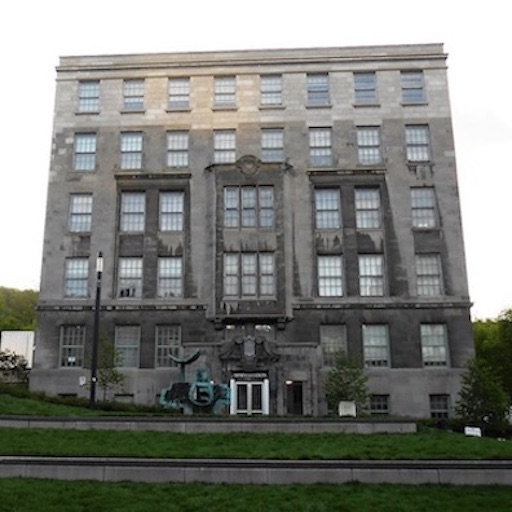
%> input picture COMP 558/A2/james.jpg, 512 x 512 px
$ octave --eval "result = question2(imread('james.jpg'));"   (GNU Octave 9; MATLAB toolbox functions it lacks are replaced by stand-ins)
%> lines starting %> are read from the running program, lines starting %| are printed output that depends on the picture
### COMP 558/A2/sift.m
function [kp] = sift(level1,level2,level3,sigma)
level1 = imresize(level1,2);
level3 = imresize(level3,0.5);
[m,n] = size(level2);
kp={};
index = 1;
thre=0.018;
for i = 2:n-1
    for j = 2:m-1
        if level2(i,j)<level2(i-1,j) && level2(i,j)<level2(i,j-1) && level2(i,j)<level2(i+1,j) && level2(i,j)<level2(i,j+1) && level2(i,j)<level2(i-1,j-1) && level2(i,j)<level2(i+1,j+1) && level2(i,j)<level2(i-1,j+1) && level2(i,j)<level2(i+1,j-1)
            if level2(i,j)<level1(i-1,j) && level2(i,j)<level1(i,j-1) && level2(i,j)<level1(i+1,j) && level2(i,j)<level1(i,j+1) && level2(i,j)<level1(i-1,j-1) && level2(i,j)<level1(i+1,j+1) && level2(i,j)<level1(i-1,j+1) && level2(i,j)<level1(i+1,j-1) && level2(i,j)<level1(i,j)
                if level2(i,j)<level3(i-1,j) && level2(i,j)<level3(i,j-1) && level2(i,j)<level3(i+1,j) && level2(i,j)<level3(i,j+1) && level2(i,j)<level3(i-1,j-1) && level2(i,j)<level3(i+1,j+1) && level2(i,j)<level3(i-1,j+1) && level2(i,j)<level3(i+1,j-1)
                    if abs(level2(i,j)-level2(i-1,j))>thre && abs(level2(i,j)-level2(i+1,j))>thre && abs(level2(i,j)-level2(i,j+1))>thre && abs(level2(i,j)-level2(i,j-1))>thre
                        if abs(level2(i,j)-level2(i-1,j-1))>thre && abs(level2(i,j)-level2(i+1,j-1))>thre && abs(level2(i,j)-level2(i-1,j+1))>thre && abs(level2(i,j)-level2(i+1,j+1))>thre
                        extrema = level2(i,j);
                        kp{index}{1,1,1}={j,i,sigma};
                        index = index+1;
                        end
                    end
                end
            end
        end
        if level2(i,j)>level2(i-1,j) && level2(i,j)>level2(i,j-1) && level2(i,j)>level2(i+1,j) && level2(i,j)>level2(i,j+1) && level2(i,j)>level2(i-1,j-1) && level2(i,j)>level2(i+1,j+1) && level2(i,j)>level2(i-1,j+1) && level2(i,j)>level2(i+1,j-1)
            if level2(i,j)>level1(i-1,j) && level2(i,j)>level1(i,j-1) && level2(i,j)>level1(i+1,j) && level2(i,j)>level1(i,j+1) && level2(i,j)>level1(i-1,j-1) && level2(i,j)>level1(i+1,j+1) && level2(i,j)>level1(i-1,j+1) && level2(i,j)>level1(i+1,j-1)
                if level2(i,j)>level3(i-1,j) && level2(i,j)>level3(i,j-1) && level2(i,j)>level3(i+1,j) && level2(i,j)>level3(i,j+1) && level2(i,j)>level3(i-1,j-1) && level2(i,j)>level3(i+1,j+1) && level2(i,j)>level3(i-1,j+1) && level2(i,j)>level3(i+1,j-1)
                    if abs(level2(i,j)-level2(i-1,j))>thre && abs(level2(i,j)-level2(i+1,j))>thre && abs(level2(i,j)-level2(i,j+1))>thre && abs(level2(i,j)-level2(i,j-1))>thre
                        if abs(level2(i,j)-level2(i-1,j-1))>thre && abs(level2(i,j)-level2(i+1,j-1))>thre && abs(level2(i,j)-level2(i-1,j+1))>thre && abs(level2(i,j)-level2(i+1,j+1))>thre
                        extrema = level2(i,j);
                        kp{index}{1,1,1}={j,i,sigma};
                        index = index+1;
                        end
                    end
                end
            end
        end

    end
end

end

### COMP 558/A2/question2.m
function im_out = question2(img)
I = imread('james.jpg');
%> I is the input picture: size 512x512x3 uint8; mean R, G, B 126.4, 128.4, 123.2

img_blu = I(:,:,3);
img_blu = im2double(img_blu);
%> img_blu: size 512x512 double

%-------------------------------------------------------------------------%
%Now we generate the Gaussian pyramid%

G1 = fspecial('gaussian',[3 3],1);
G2 = fspecial('gaussian',[3 3],2);
G4 = fspecial('gaussian',[3 3],4);
G8 = fspecial('gaussian',[3 3],8);
G16 = fspecial('gaussian',[3 3],16);
G32 = fspecial('gaussian',[3 3],32);

%Gaussian level 0%
ig_gau_temp = img_blu;
ig_one = conv2(ig_gau_temp,G1,'same');

%Gaussian level 1%
ig_gau_two = ig_one;
ig_two = conv2(ig_gau_two,G2,'same');
ig_two = imresize(ig_two,0.5);
%> ig_two: size 256x256 double

%Gaussian level 2%
ig_gau_three = ig_two;
ig_three = conv2(ig_gau_three,G4,'same');
ig_three = imresize(ig_three,0.5);
%> ig_three: size 128x128 double

%Gaussian level 3%
ig_gau_four = ig_three;
ig_four = conv2(ig_gau_four,G8,'same');
ig_four = imresize(ig_four,0.5);
%> ig_four: size 64x64 double

%Guassian level 4%
ig_gau_five = ig_four;
ig_five = conv2(ig_gau_five,G16,'same');
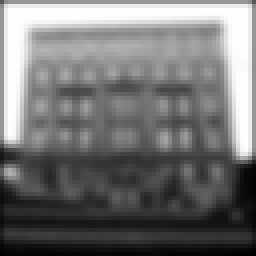
%> ig_five: size 64x64 double (shown 4 times larger); min 0.0131, max 1.01, mean 0.466; drawn with min black and max white
ig_five = imresize(ig_five,0.5);
%> ig_five: size 32x32 double

%Gaussian level 5%
ig_gau_six = ig_five;
ig_six = conv2(ig_gau_six,G32,'same');
ig_six = imresize(ig_six,0.5);

%Gaussian printing statements%
% figure,imshow(ig_one,[]);
% figure,imshow(ig_two,[]);
% figure,imshow(ig_three,[]);
% figure,imshow(ig_four,[]);
% figure,imshow(ig_five,[]);
% figure,imshow(ig_six,[]);

%-------------------------------------------------------------------------%
%Now we generate the Laplacian pyramid%

%Laplacian level 5%
ig_lap_one = ig_six;

%Laplacian level 4%
ig_lap_two = ig_six;
ig_eight = imresize(ig_lap_two,2);
ig_eight = conv2(ig_eight,G16,'same');
[pad9 pad] = size(ig_eight);
%> pad9 = 32; pad = 32
[pad10 pad] = size(ig_five);
%> pad10 = 32
if pad9 ~= pad10
    ig_five = padarray(ig_five,[abs(pad10 - pad9) abs(pad10 - pad9)],'replicate','post');
end
ig_eight = ig_eight- ig_five;

%Laplacian level 3%
ig_lap_three = ig_five;
ig_nine = imresize(ig_lap_three,2);
ig_nine = conv2(ig_nine,G8,'same');
[pad7 pad] = size(ig_nine);
%> pad7 = 64; pad = 64
[pad8 pad] = size(ig_four);
%> pad8 = 64
if pad7 ~= pad8
    ig_four = padarray(ig_four,[abs(pad8 - pad7) abs(pad8 - pad7)],'replicate','post');
end
ig_nine = ig_nine - ig_four;
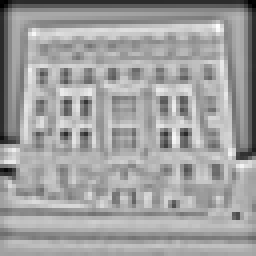
%> ig_nine: size 64x64 double (shown 4 times larger); min -0.337, max 0.172, mean -0.0172; drawn with min black and max white

%Laplacian level 2%
ig_lap_four = ig_four;
ig_ten = imresize(ig_lap_four,2);
ig_ten = conv2(ig_ten,G4,'same');
[pad5 pad] = size(ig_ten);
%> pad5 = 128; pad = 128
[pad6 pad] = size(ig_three);
%> pad6 = 128
if pad5 ~= pad6
    ig_three = padarray(ig_three,[abs(pad6 - pad5) abs(pad6 - pad5)],'replicate','post');
end
ig_ten = ig_ten - ig_three;
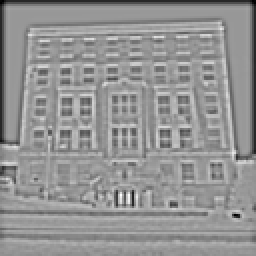
%> ig_ten: size 128x128 double (shown 2 times larger); min -0.336, max 0.229, mean -0.00855; drawn with min black and max white

%Laplacian level 1%
ig_lap_five = ig_three;
ig_eleven = imresize(ig_lap_five,2);
ig_eleven = conv2(ig_eleven,G2,'same');
[pad1 pad] = size(ig_eleven);
%> pad1 = 256; pad = 256
[pad2 pad] = size(ig_two);
%> pad2 = 256
if pad1 ~= pad2
    ig_two = padarray(ig_two,[abs(pad2 - pad1) abs(pad2 - pad1)],'replicate','post');
end
ig_eleven = ig_eleven - ig_two;

%Laplacian level 0%
ig_lap_six = ig_two;
ig_twelve = imresize(ig_lap_six,2);
ig_twelve = conv2(ig_twelve,G1,'same');
[pad3 pad] = size(ig_twelve);
%> pad3 = 512; pad = 512
[pad4 pad] = size(ig_one);
%> pad4 = 512
if pad3 ~= pad4
    ig_one = padarray(ig_one,[abs(pad4 - pad3) abs(pad4 - pad3)],'replicate','post');
end
ig_twelve = ig_twelve - ig_one;


%Laplacian printing statements%
% figure,imshow(ig_lap_one,[]);
% figure,imshow(ig_eight,[]);
% figure,imshow(ig_nine,[]);
% figure,imshow(ig_ten,[]);
% figure,imshow(ig_eleven,[]);
% figure,imshow(ig_twelve,[]);

%-------------------------------------------------------------------------%
%Part three%
sigma = 4;
filt_log = fspecial('log',[23 23],sigma);
filt_gau_one = fspecial('gaussian',[23 23],sigma);
filt_gau_two = fspecial('gaussian',[23 23],3*sigma);

DoG = filt_gau_two - filt_gau_one;

filt_log_one = fspecial('log',[25 25],11);
filt_gau_three = fspecial('gaussian',[25 25],11);
filt_gau_four = fspecial('gaussian',[25 25],21);

DoG_two = filt_gau_four - filt_gau_three;

% figure,
% subplot 321, surf(2 * filt_log); title('LoG with sigma = 4');
% subplot 322, surf(DoG); title('DoG with sigma = 4 and k = 3');
%
% subplot 323, surf(10 * filt_log_one); title('LoG with sigma = 11');
% subplot 324, surf(DoG_two); title('DoG with sigma = 11 and k = 10');


%-------------------------------------------------------------------------%
%Part four%
kp1 = sift(ig_ten,ig_eleven,ig_twelve,2);
%> after the loop in sift, `for i = 2:n-1`: extrema = -0.0894; index = 188; kp = 187 items
%> kp1 = 187 items
kp2 = sift(ig_nine,ig_ten,ig_eleven,4);
%> call 2 of sift, with sigma = 4
%> in sift (call 2), `level3 = imresize(level3,0.5);`:
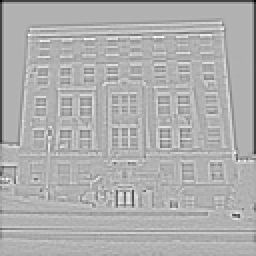
%> level3: size 128x128 double (shown 2 times larger); min -0.304, max 0.133, mean -0.00406; drawn with min black and max white
%> after the loop in sift (call 2), `for i = 2:n-1`: extrema = -0.336; index = 53; kp = 52 items
%> kp2 = 52 items
kp3 = sift(ig_eight,ig_nine,ig_ten,8);
%> call 3 of sift, with sigma = 8
%> in sift (call 3), `level1 = imresize(level1,2);`:
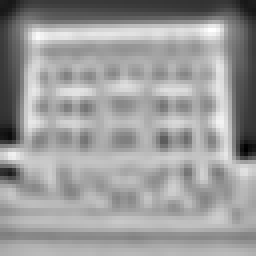
%> level1: size 64x64 double (shown 4 times larger); min -0.396, max 0.195, mean -0.0344; drawn with min black and max white
%> in sift (call 3), `level3 = imresize(level3,0.5);`:
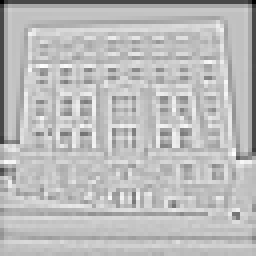
%> level3: size 64x64 double (shown 4 times larger); min -0.316, max 0.102, mean -0.00834; drawn with min black and max white
%> after the loop in sift (call 3), `for i = 2:n-1`: extrema = -0.176; index = 39; kp = 38 items
%> kp3 = 38 items
kp4 = sift(ig_lap_one,ig_eight,ig_nine,16);
%> kp4 = 16 items
im_out = img;
figure,
imshow(im_out,[]);
hold on;

% Next create the circle in the image. We plot circles over 4 levels of the
% Laplacian pyramid.

for i = 1:length(kp1)
    plot(2 * kp1{i}{1}{1},2 * kp1{i}{1}{2},'o','MarkerSize',2);
end

for i= 1:length(kp2)
    plot(4 * kp2{i}{1}{1},4 * kp2{i}{1}{2},'o','MarkerSize',4);
end
%> this loop made 52 passes

for i = 1:length(kp3)
    plot(8 * kp3{i}{1}{1},8 * kp3{i}{1}{2},'o','MarkerSize',8);
end
%> this loop made 38 passes

for i = 1:length(kp4)
    plot(16 * kp4{i}{1}{1},16 * kp4{i}{1}{2},'o','MarkerSize',16);
end
%> this loop made 16 passes
%> `result = question2(imread('james.jpg'));`:
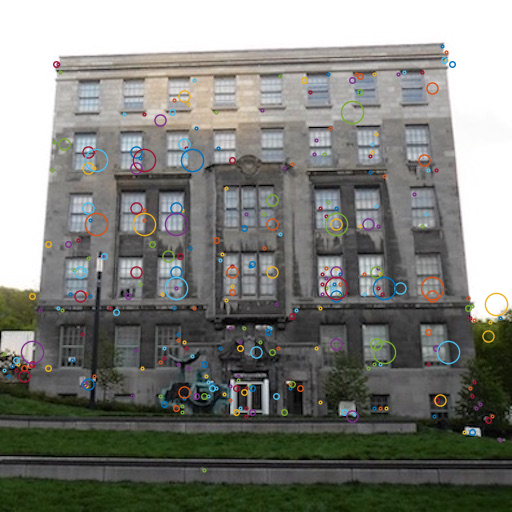
%> figure redrawn from the program's plot data

end
